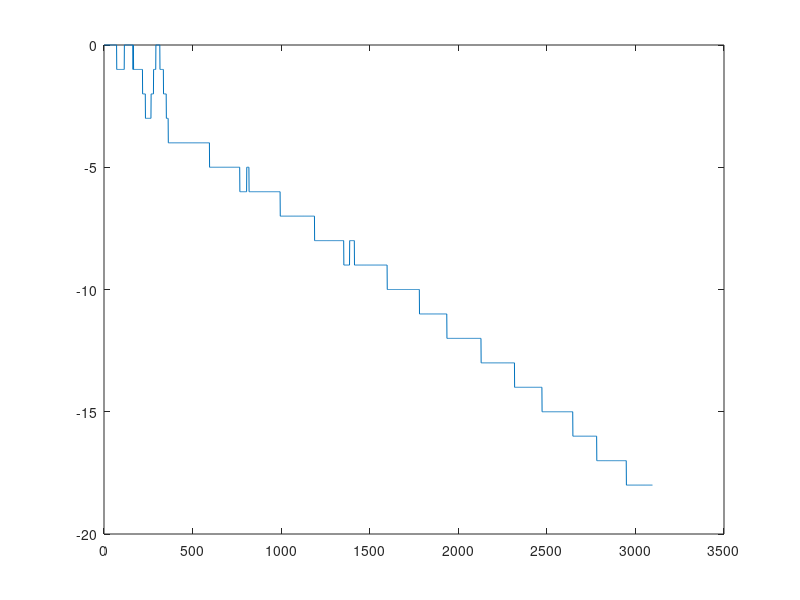

Source code (MATLAB): (Note: this script raises an error after producing the figure.)
close all;
clear all;



load sample_offset_01.txt;
load sample_offset_02.txt;
load sample_offset_03.txt;
load sample_offset_04.txt;
load sample_offset_05.txt;

offset_1=sample_offset_01(:,2);
offset_2=sample_offset_02(:,2);
offset_3=sample_offset_03(:,2);
offset_4=sample_offset_04(:,2);
offset_5=sample_offset_05(:,2);

refresh_time_1 = sample_offset_01(:,1);
refresh_time_2 = sample_offset_02(:,1);
refresh_time_3 = sample_offset_03(:,1);
refresh_time_4 = sample_offset_04(:,1);
refresh_time_5 = sample_offset_05(:,1);



figure();
offset_1_plot = plot(offset_1);
hold on all;
offset_2_plot = plot(offset_2);
offset_3_plot = plot(offset_3);
offset_4_plot = plot(offset_4);
offset_5_plot = plot(offset_5);



refresh_plot_1=plot(refresh_time_1,'r');
refresh_plot_2=plot(refresh_time_2,'r');
refresh_plot_3=plot(refresh_time_3,'r');
refresh_plot_4=plot(refresh_time_4,'r');
refresh_plot_5=plot(refresh_time_5,'r');

xlabel('time / ms');
ylabel('degrees');



legend([offset_1_plot,offset_2_plot,offset_3_plot,offset_4_plot,offset_5_plot,refresh_plot_1,refresh_plot_2,refresh_plot_3,refresh_plot_4,refresh_plot_5],'offset_1 / degrees','offset_2 / degrees','offset_3 / degrees','offset_4 / degrees','offset_5 / degrees','refresh time_1 / ms','refresh time_2 / ms','refresh time_3 / ms','refresh time_4 / ms','refresh time_5 / ms');